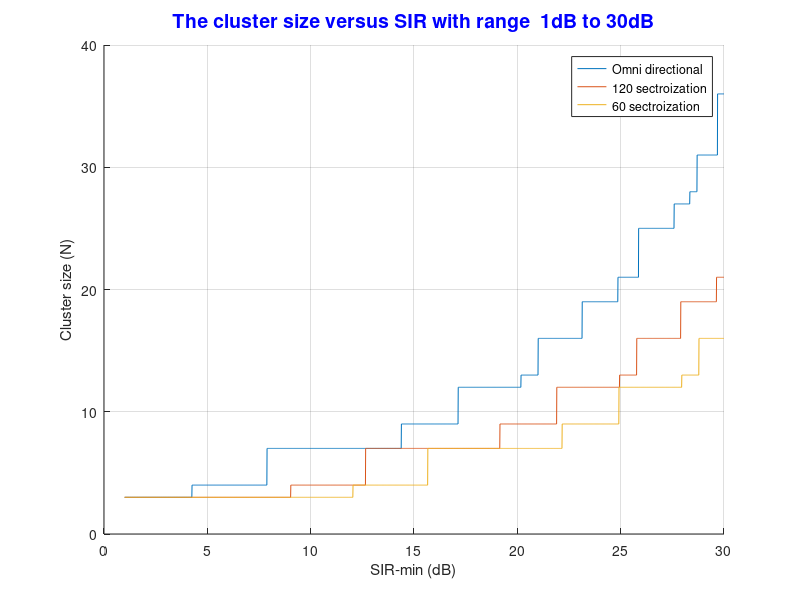

Write the MATLAB code that produced this figure.
City_area = 100;     %Km square 
%=======================================================
x=1;
for sectroization = [6 2 1] %%%%%%%%%%%%%%%%%% for loop to plot the 3 cases
SIR_range = 1:0.01:30;

% making an array of cluster size for different SIR:
N_min = [];
for SIR_min = 10.^(SIR_range/10) %%%%%%%%  db to ratio
N_i = ((((sectroization)*SIR_min)^(1/4) + 1)^2) / 3;
N_min(end+1) = N_i; %%% appends the calculated value N_i to the end of the array N_min
end

possible_N = [];  %%%calculate the possible values of N for different i,k
for i = 0:10                          % making an array with i^2 + ik + k^2 values
    for k = 1:10
        all_N = i^2 + i*k + k^2;
        possible_N(end +1) = all_N;
    end
end
possible_N = sort(possible_N);  %%%%%%%% sorts the elements of possible_N in ascending order.
possible_N = unique(possible_N(:).');%%%%%%%% removes duplicate elements from

j = 1;
for outer = 1:length(N_min) 
for i = 1:length(possible_N)
    if N_min(j) > possible_N(1,i) && N_min(j) < possible_N(1,i+1) %%%%%%%% the cluster size final values
        N(j) = possible_N(1,i+1);                %Cluster size
        j = j+1;
        break
    end
    
end
end

if sectroization == 6       %%%%%%%case 1
    figure(1)
    grid on
    hold on
    plot(SIR_range,N)
    title('The cluster size versus SIR with range  1dB to 30dB','FontSize',14,'FontWeight','bold','color','b')
    xlabel('SIR-min (dB)')
    ylabel('Cluster size (N)')
    x=x+1;
elseif sectroization == 2       %%%%%%%%%%case2
    hold on
    plot(SIR_range,N)
    
elseif sectroization == 1       %%%%%%%%%%case3
    hold on
    plot(SIR_range,N)
    
end
end
%========================================================================
legend('Omni directional','120 sectroization','60 sectroization')